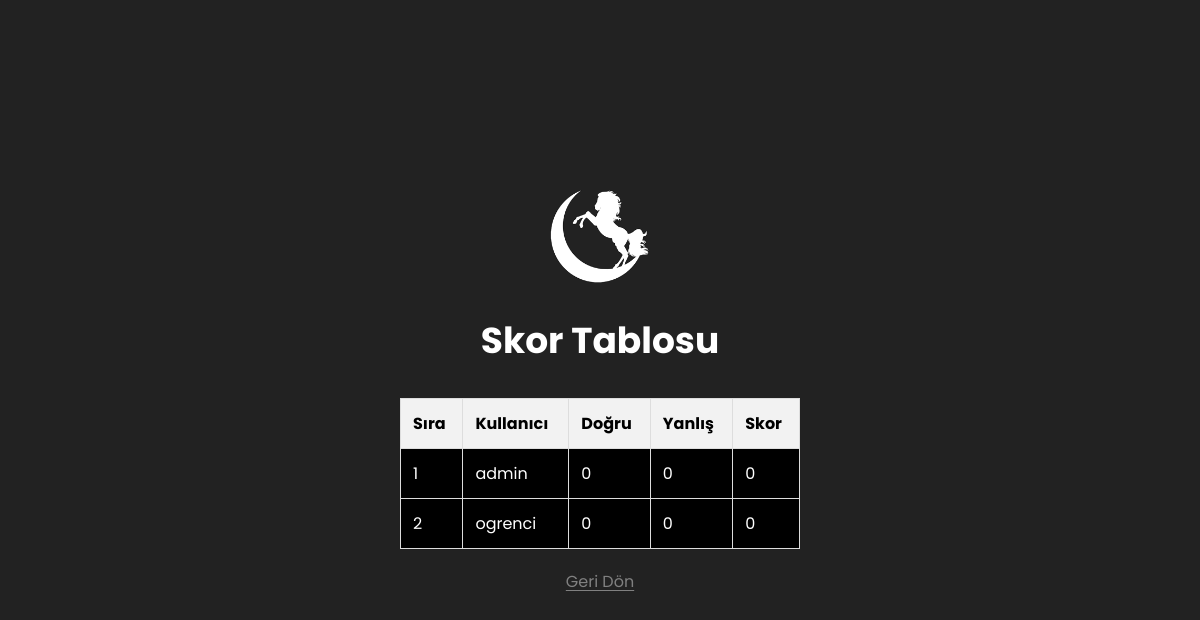
Page /scoreboard.php on the committed database.
### tables this page shows
CREATE TABLE "kullanicilar" (
	"id"	INTEGER,
	"kullaniciAdi"	TEXT UNIQUE,
	"parola"	TEXT,
	"rol"	TEXT,
	"dogru"	INTEGER DEFAULT 0,
	"yanlis"	INTEGER DEFAULT 0,
	"skor"	INTEGER DEFAULT 0,
	PRIMARY KEY("id" AUTOINCREMENT)
);

### scoreboard.php (the view, shortened to what this page needs)
<?php
include 'db.php';
    $stmt = $db->query("SELECT kullaniciAdi, skor, dogru, yanlis FROM kullanicilar ORDER BY skor DESC");
    $kullanicilar = $stmt->fetchAll(PDO::FETCH_ASSOC);
?>
<!DOCTYPE html>
<html lang="en">
<head>
    <link rel="stylesheet" href="css/login.css" />
    <link rel="stylesheet" href="css/scoreboard.css">
</head>
<body>
    <img src="images/logo.png" class="adminLogo" />
    <h1 class="adminTxt">Skor Tablosu</h1>
        <table>
            <thead>
                <tr>
                    <th>Sıra</th>
                    <th>Kullanıcı</th>
                    <th>Doğru</th>
                    <th>Yanlış</th>
                    <th>Skor</th>
                </tr>
            </thead>
            <tbody>
            <?php
                $siraNo = 1;
                foreach ($kullanicilar as $kullanici): ?>
                <tr>
                    <td><?php echo $siraNo++; ?></td>
                    <td><?php echo htmlspecialchars($kullanici['kullaniciAdi']); ?></td>
                    <td><?php echo htmlspecialchars($kullanici['dogru']); ?></td>
                    <td><?php echo htmlspecialchars($kullanici['yanlis']); ?></td>
                    <td><?php echo htmlspecialchars($kullanici['skor']); ?></td>
                </tr>
                <?php endforeach; ?>
            </tbody>
        </table>
      <a href="index.php" class="exitLink"><p class="exitTxt">Geri Dön</p></a>
</body>
</html>

### css/login.css (style rules this page uses)
body { font-family: "Poppins", sans-serif; margin: 0; background-color: #222222; display: flex; align-items: center; justify-content: center; height: 100vh; flex-direction: column; }
.adminLogo { width: 100px; margin-bottom: 30px; }
.adminTxt { margin: 0; font-size: 36px; color: white; }

### css/scoreboard.css (style rules this page uses)
body { font-family: "Poppins", sans-serif; margin: 0; background-color: #222222; display: flex; align-items: center; justify-content: center; height: 100vh; flex-direction: column; }
.adminLogo { width: 100px; margin-bottom: 30px; }
.adminTxt { margin: 0; font-size: 36px; color: white; }
.exitTxt { color: gray; text-decoration: underline; text-underline-offset: 3px; cursor: pointer; margin-top: 20px; font-size: 16px; }
.exitLink { margin: 0; }
a { text-decoration: none; }
table { margin-top: 30px; background-color: black; width: 400px; border-collapse: collapse; }
th, td { border: 1px solid #ddd; padding: 12px; text-align: left; }
th { background-color: #f2f2f2; }
td { color: white; }

### rows in the picture
kullanicilar: kullaniciAdi "admin", dogru "0", yanlis "0", skor "0"
kullanicilar: kullaniciAdi "ogrenci", dogru "0", yanlis "0", skor "0"
